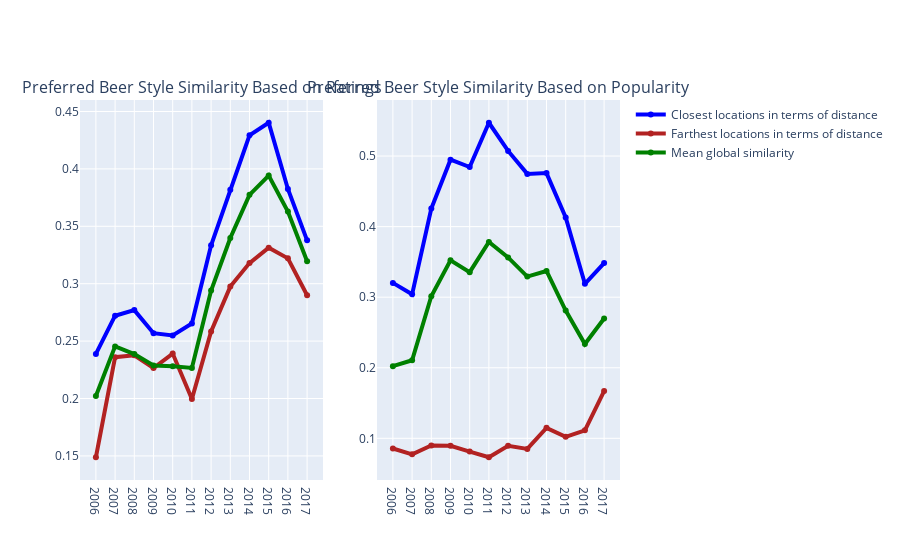

This figure's notebook cell:
### Code cell
#Group the two graphs

fig = make_subplots(rows=1, cols=2, subplot_titles=("Preferred Beer Style Similarity Based on Ratings", "Preferred Beer Style Similarity Based on Popularity"))

fig.add_trace(go.Scatter(x=similarity_columns, y=closest_style_ratings.mean(),name = 'Closest locations in terms of distance',   line=dict(color='blue', width=4)), row=1, col=1)
fig.add_trace(go.Scatter(x=similarity_columns, y=farthest_style_ratings.mean(),name = 'Farthest locations in terms of distance',    line=dict(color='firebrick', width=4)), row=1, col=1)
fig.add_trace(go.Scatter(x=similarity_columns, y=style_similarity_ratings.iloc[:, 2:].mean(),name = 'Mean global similarity',    line=dict(color='green', width=4)), row=1, col=1)

fig.add_trace(go.Scatter(x=similarity_columns, y=closest_style_popularity.mean(),name = 'Closest locations in terms of distance',   line=dict(color='blue', width=4), showlegend=False), row=1, col=2)
fig.add_trace(go.Scatter(x=similarity_columns, y=farthest_style_popularity.mean(),name = 'Farthest locations in terms of distance',    line=dict(color='firebrick', width=4), showlegend=False), row=1, col=2)
fig.add_trace(go.Scatter(x=similarity_columns, y=style_similarity_popularity.iloc[:, 2:].mean(),name = 'Mean global similarity',    line=dict(color='green', width=4), showlegend=False), row=1, col=2)
fig.show()
fig.write_html('style_similarity_grouped_distance.html', include_plotlyjs=False, include_mathjax=False, full_html=False)

### Figure 1 — Plotly figure (JSON) as saved in the notebook; plotly's stock layout.template omitted (floating-point values rounded to 4 significant figures)
{"data": [{"line": {"color": "blue", "width": 4}, "name": "Closest locations in terms of distance", "type": "scatter", "x": ["2006", "2007", "2008", "2009", "2010", "2011", "2012", "2013", "2014", "2015", "2016", "2017"], "xaxis": "x", "y": [0.2388, 0.2721, 0.277, 0.2569, 0.2549, 0.2654, 0.3334, 0.3819, 0.4293, 0.4402, 0.3825, 0.3377], "yaxis": "y"}, {"line": {"color": "firebrick", "width": 4}, "name": "Farthest locations in terms of distance", "type": "scatter", "x": ["2006", "2007", "2008", "2009", "2010", "2011", "2012", "2013", "2014", "2015", "2016", "2017"], "xaxis": "x", "y": [0.1488, 0.236, 0.2377, 0.2266, 0.2391, 0.1995, 0.2584, 0.2975, 0.3179, 0.3314, 0.3221, 0.2899], "yaxis": "y"}, {"line": {"color": "green", "width": 4}, "name": "Mean global similarity", "type": "scatter", "x": ["2006", "2007", "2008", "2009", "2010", "2011", "2012", "2013", "2014", "2015", "2016", "2017"], "xaxis": "x", "y": [0.2022, 0.2454, 0.2387, 0.2287, 0.2281, 0.2266, 0.294, 0.3398, 0.3774, 0.3942, 0.3628, 0.3195], "yaxis": "y"}, {"line": {"color": "blue", "width": 4}, "name": "Closest locations in terms of distance", "showlegend": false, "type": "scatter", "x": ["2006", "2007", "2008", "2009", "2010", "2011", "2012", "2013", "2014", "2015", "2016", "2017"], "xaxis": "x2", "y": [0.3203, 0.304, 0.4256, 0.4949, 0.4845, 0.5472, 0.5073, 0.4747, 0.4759, 0.4129, 0.319, 0.3484], "yaxis": "y2"}, {"line": {"color": "firebrick", "width": 4}, "name": "Farthest locations in terms of distance", "showlegend": false, "type": "scatter", "x": ["2006", "2007", "2008", "2009", "2010", "2011", "2012", "2013", "2014", "2015", "2016", "2017"], "xaxis": "x2", "y": [0.08554, 0.07728, 0.08977, 0.08939, 0.08122, 0.07315, 0.0893, 0.08498, 0.1148, 0.1022, 0.1114, 0.1669], "yaxis": "y2"}, {"line": {"color": "green", "width": 4}, "name": "Mean global similarity", "showlegend": false, "type": "scatter", "x": ["2006", "2007", "2008", "2009", "2010", "2011", "2012", "2013", "2014", "2015", "2016", "2017"], "xaxis": "x2", "y": [0.2023, 0.2106, 0.3014, 0.3522, 0.3355, 0.3782, 0.3564, 0.3293, 0.3371, 0.281, 0.2336, 0.2697], "yaxis": "y2"}], "layout": {"annotations": [{"font": {"size": 16}, "showarrow": false, "text": "Preferred Beer Style Similarity Based on Ratings", "x": 0.225, "xanchor": "center", "xref": "paper", "y": 1, "yanchor": "bottom", "yref": "paper"}, {"font": {"size": 16}, "showarrow": false, "text": "Preferred Beer Style Similarity Based on Popularity", "x": 0.775, "xanchor": "center", "xref": "paper", "y": 1, "yanchor": "bottom", "yref": "paper"}], "xaxis": {"anchor": "y", "domain": [0, 0.45]}, "xaxis2": {"anchor": "y2", "domain": [0.55, 1]}, "yaxis": {"anchor": "x", "domain": [0, 1]}, "yaxis2": {"anchor": "x2", "domain": [0, 1]}}}
